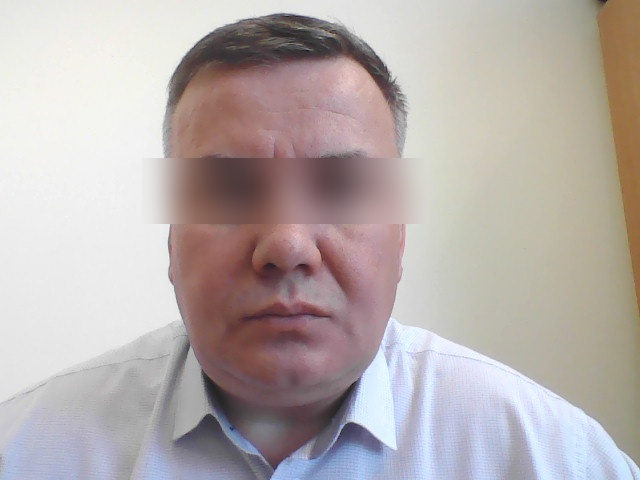
#> input picture Object_recognition_31_05_24/screen2.jpg, 640 x 480 px, given in place of the camera
$ python object_recognition.py
#> lines starting #> are read from the running program, lines starting #| are printed output that depends on the picture
import cv2

face_cascade = cv2.CascadeClassifier('faces.xml')
eye_cascade = cv2.CascadeClassifier('eye.xml')
webcam = cv2.VideoCapture(0)
# webcam.set(3, 300)
webcam.set(4, 500)

while True:
    success, img = webcam.read()
#> img is the input picture: shape (480, 640, 3); mean B, G, R 172.6, 174.2, 183.3
    gray = cv2.cvtColor(img, cv2.COLOR_BGR2GRAY)
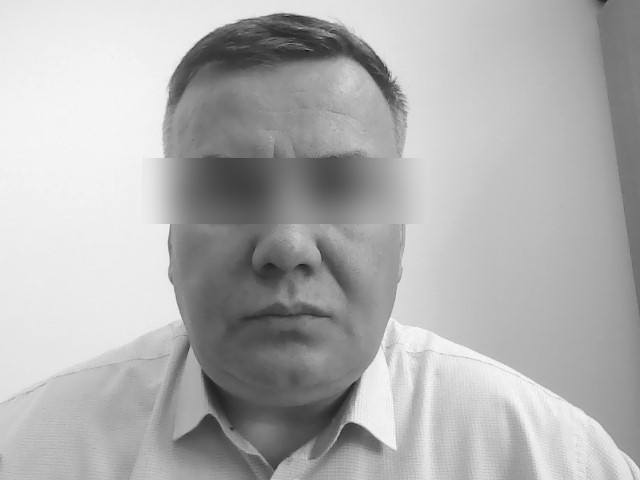
#> gray: shape (480, 640); min 20, max 250, mean 176.8
    faces = face_cascade.detectMultiScale(gray, scaleFactor=1.3, minNeighbors=5)
#> faces = [[141, 77, 290, 290]]

    """распознаем лицо"""
    for (fx, fy, fw, fh) in faces:
        # cv2.rectangle(img, (fx, fy), (fx + fw, fy + fh), (0, 0, 250), thickness=1) # рамка определения лица
        roi_gray = gray[fy:fy + fh, fx:fx + fw]
        roi_color = img[fy:fy + fh, fx:fx + fw]
        eyes = eye_cascade.detectMultiScale(roi_gray, scaleFactor=3.3, minNeighbors=5)

        """поиск на лице распознаем глаза"""
        for (ex, ey, ew, eh) in eyes:
            # cv2.rectangle(roi_color, (0, ey), (roi_color.shape[0], ey + eh), (0, 255, 0), 1) # рамка определения глаз
            roi_color2 = roi_color[ey:ey + eh, 0:roi_color.shape[0]]
            roi_color2 = cv2.GaussianBlur(roi_color2, (31, 31), 21)
            roi_color[ey:ey + eh, 0:roi_color.shape[0]] = roi_color2
#> this loop made 1 pass
#> pass 1, `roi_gray = gray[fy:fy + fh, fx:fx + fw]`:
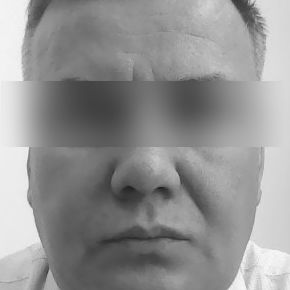
#> roi_gray: shape (290, 290); min 30, max 249, mean 146.6
#> pass 1, `roi_color = img[fy:fy + fh, fx:fx + fw]`:
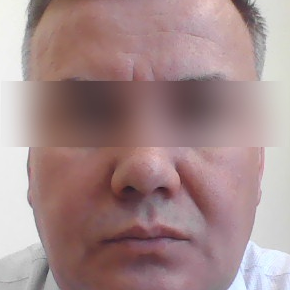
#> roi_color: shape (290, 290, 3); mean B, G, R 139, 138.7, 165

    cv2.imshow('screen.jpg', img) # отображаем видео на экране
    if cv2.waitKey(1) & 0xFF == ord('q'): # закрывваем просмотр по клавище "q"
#> (key q is pressed here)
        break
"""сохраням картинку в файл при закрыти окна"""
webcam.release()
cv2.imwrite('screen1.jpg', img)
